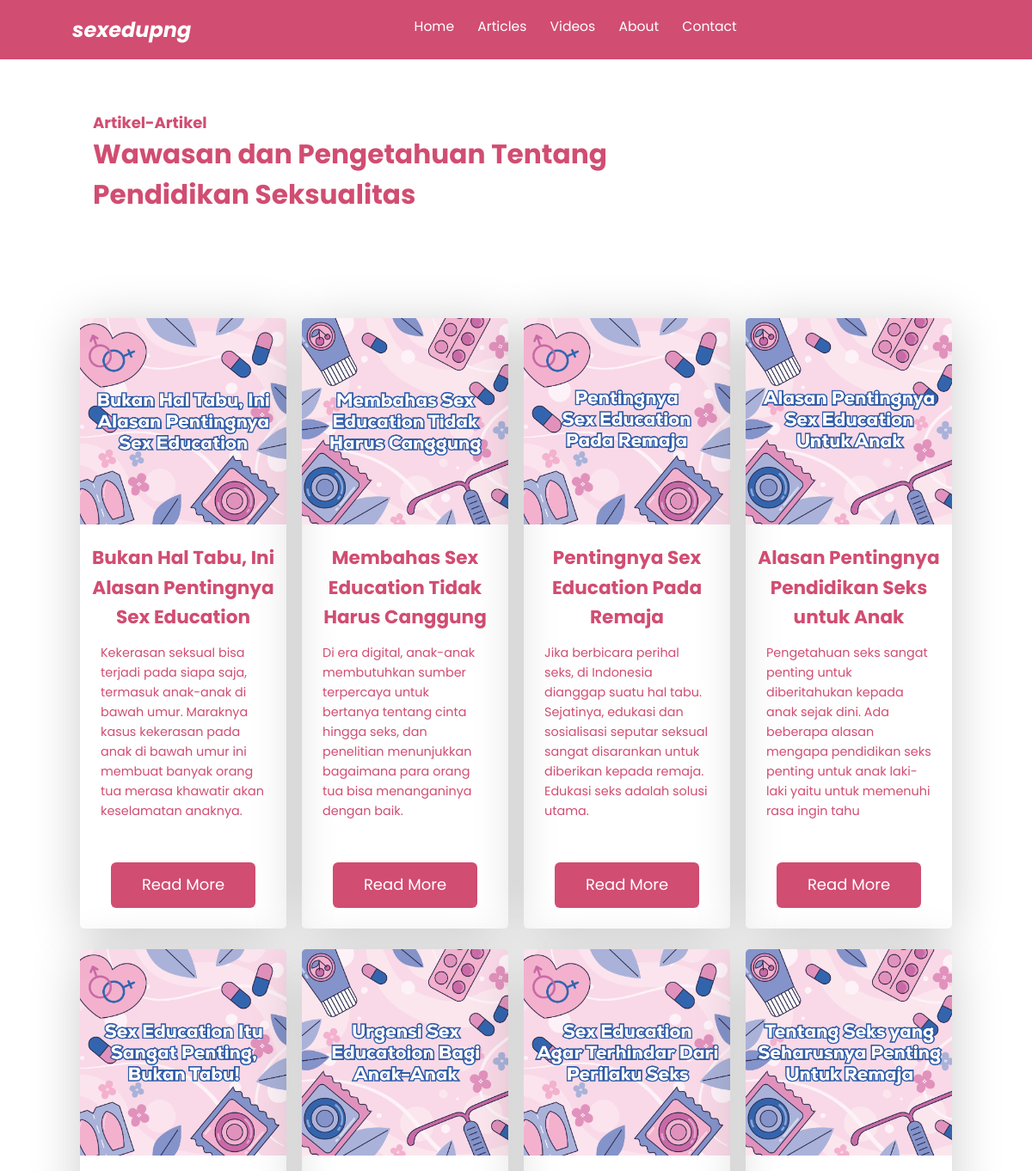
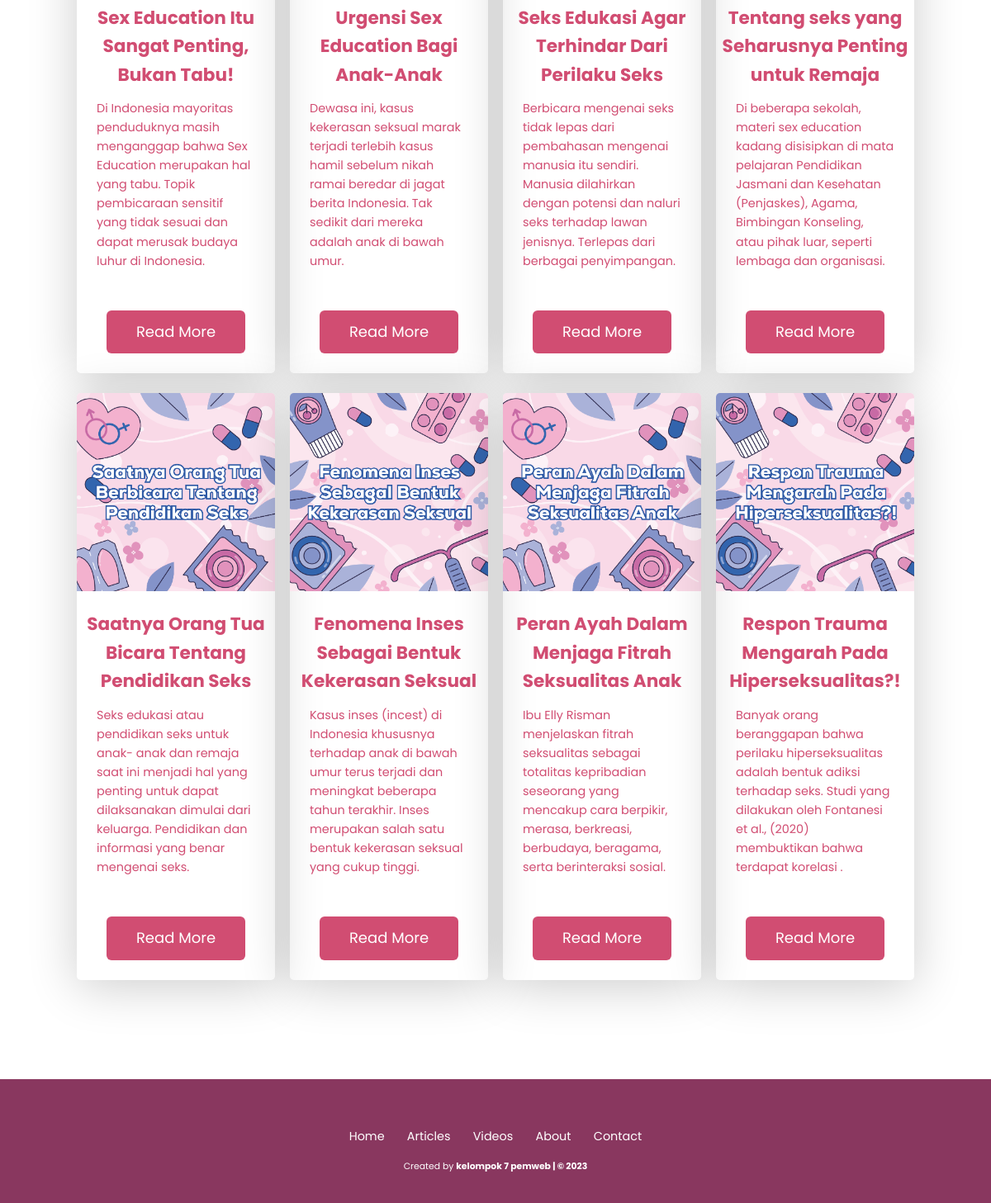
The app's page /article.php with its own data (2 pictures, top to bottom).
### tables this page shows
CREATE TABLE `article` (
  `id` int(11) NOT NULL,
  `title` varchar(100) NOT NULL,
  `synopsis` text NOT NULL,
  `description` longtext NOT NULL,
  `picture` varchar(250) NOT NULL,
  `source` varchar(200) NOT NULL
);

### functions.php (called while the page is built, shortened)
<?php
$conn = mysqli_connect("localhost", "root", "", "sex_education");
function query($query){
    global $conn;
    $result = mysqli_query($conn, $query);
    $rows = [];
    while($row = mysqli_fetch_assoc($result)){
        $rows[] = $row;
    }
    return $rows;
}
?>

### article.php (the view, shortened to what this page needs)
<?php
require 'functions.php';
$article = query("SELECT * FROM article");
?>
<!DOCTYPE html>
<html lang="en">
  <head>
    <link rel="stylesheet" href="css/style.css" />
  </head>
  <body>
    <nav class="navbar">
      <a href="index.php" class="navbar-logo">sexedupng</a>
      <div class="navbar-nav">
        <a href="index.php">Home</a>
        <a href="article.php">Articles</a>
        <a href="video.php">Videos</a>
        <a href="about.php">About</a>
        <a href="contact.php">Contact</a>
      </div>
    </nav>
    <section id="article-page" class="article-page">
        <main class="content">
            <h3>Artikel-Artikel</h3>
            <h2>Wawasan dan Pengetahuan Tentang <br> Pendidikan Seksualitas</h2>
        </main>
    </section>
    <section id="article" class="article">
      <div class="row">
        <?php $i = 1; ?>
        <?php foreach ($article as $row) : ?>
        <div class="content">
          <img src="img/article/<?= $row["picture"]; ?>" class="article-img" alt="" />
          <h4 class="sub-title"><?= $row["title"]; ?></h4>
          <p>
          <?= $row["synopsis"]; ?>
          </p>
          <a href="article/article<?= $i; ?>.php" class="btn">Read More</a>
        </div>
        <?php $i++; ?>
        <?php endforeach; ?>
      </div>
    </section>
    <footer>
      <div class="links">
        <a href="index.php">Home</a>
        <a href="article.php">Articles</a>
        <a href="video.php">Videos</a>
        <a href="about.php">About</a>
        <a href="contact.php">Contact</a>
      </div>
      <div class="credit">
        <p>
          Created by
          <a href="">kelompok 7 pemweb | &copy; 2023</a>
        </p>
      </div>
    </footer>
  </body>
</html>

### css/style.css (style rules this page uses)
:root { --primary: #d14d72; --bg: #fff; --second: #fcc8d1; }
* { font-family: "Poppins", sans-serif; margin: 0; padding: 0; box-sizing: border-box; outline: none; border: none; text-decoration: none; }
html { scroll-behavior: smooth; }
body { font-family: "Poppins", sans-serif; background-color: var(--bg); color: var(--primary); }
.navbar { display: flex; justify-content: space-between; align-items: center; padding: 1.4rem 7%; background-color: var(--primary); top: 0; left: 0; right: 0; z-index: 9999; }
.navbar .navbar-logo { font-size: 2rem; font-weight: 700; color: #fff; font-style: italic; }
.navbar .navbar-nav a { text-align: right; color: #fff; display: inline-block; font-size: 1.3rem; margin: 0 1rem; }
.navbar .navbar-nav a::after { content: ""; display: block; padding-bottom: 0.5rem; border-bottom: 0.1rem solid var(--bg); transform: scaleX(0); transition: 0.2s linear; }
.article { background-color: var(--bg); padding: 5rem 7% 5rem; position: relative; }
.article .row { display: flex; flex-wrap: wrap; }
.article .row .content { color: var(--primary); text-align: center; max-width: 20rem; margin: auto; margin-bottom: 2rem; line-height: 1.6; font-size: 1.8rem; box-shadow: 0 0.65rem 5rem hsla(0, 0%, 0%, 0.2); border-radius: 0.4rem; overflow: hidden; }
.article .row .content .article-img { width: 100%; }
.article .row .content .sub-title { padding-top: 1rem; margin-top: 2rem auto 0.5rem; }
.article .row .content p { text-align: left; padding: 1rem 2rem; font-size: 1.2rem; }
.article .row .content .btn { margin-top: 3rem; margin-bottom: 2rem; display: inline-block; padding: 1rem 3rem; font-size: 1.5rem; color: var(--bg); background-color: var(--primary); cursor: pointer; border-radius: 0.5rem; }
.article-page { background-color: var(--bg); display: flex; }
.article-page h3 { color: var(--primary); font-size: 1.5rem; }
.article-page h2 { color: var(--primary); text-align: left; font-size: 2.6rem; }
.article-page .content { padding-left: 9rem; padding-top: 5rem; align-items: center; text-align: left; }
.row { width: 100%; display: flex; justify-content: center; align-items: center; margin-top: 5rem; }
footer { background-color: #89375f; text-align: center; padding: 5rem 0 3rem; margin-top: 3rem; }
footer .links { margin-bottom: 1.4rem; }
footer .links a { color: var(--bg); padding: 0.7rem 1rem; font-size: 1.2rem; }
footer .credit { font-size: 0.9rem; }
footer .credit a { color: var(--bg); font-weight: 700; }
footer .credit p { color: var(--bg); }
@media (max-width: 1366px) { html { font-size: 75%; } }

### records on screen
article: picture (picture), title "Bukan Hal Tabu, Ini Alasan Pentingnya Sex Education", synopsis "Kekerasan seksual bisa terjadi pada siapa saja, termasuk anak-anak di bawah umur. Maraknya kasus kekerasan pada anak di bawah umur ini membuat banyak orang tua merasa khawatir akan keselamatan anaknya."
article: picture (picture), title "Membahas Sex Education Tidak Harus Canggung", synopsis "Di era digital, anak-anak membutuhkan sumber terpercaya untuk bertanya tentang cinta hingga seks, dan penelitian menunjukkan bagaimana para orang tua bisa menanganinya dengan baik."
article: picture (picture), title "Pentingnya Sex Education Pada Remaja", synopsis "Jika berbicara perihal seks, di Indonesia dianggap suatu hal tabu. Sejatinya, edukasi dan sosialisasi seputar seksual sangat disarankan untuk diberikan kepada remaja. Edukasi seks adalah solusi utama."
article: picture (picture), title "Alasan Pentingnya Pendidikan Seks untuk Anak", synopsis "Pengetahuan seks sangat penting untuk diberitahukan kepada anak sejak dini. Ada beberapa alasan mengapa pendidikan seks penting untuk anak laki-laki yaitu untuk memenuhi rasa ingin tahu"
article: picture (picture), title "Sex Education Itu Sangat Penting, Bukan Tabu!", synopsis "Di Indonesia mayoritas penduduknya masih menganggap bahwa Sex Education merupakan hal yang tabu. Topik pembicaraan sensitif yang tidak sesuai dan dapat merusak budaya luhur di Indonesia."
article: picture (picture), title "Urgensi Sex Education Bagi Anak-Anak", synopsis "Dewasa ini, kasus kekerasan seksual marak terjadi terlebih kasus hamil sebelum nikah ramai beredar di jagat berita Indonesia. Tak sedikit dari mereka adalah anak di bawah umur."
article: picture (picture), title "Seks Edukasi Agar Terhindar Dari Perilaku Seks", synopsis "Berbicara mengenai seks tidak lepas dari pembahasan mengenai manusia itu sendiri. Manusia dilahirkan dengan potensi dan naluri seks terhadap lawan jenisnya. Terlepas dari berbagai penyimpangan."
article: picture (picture), title "Tentang seks yang Seharusnya Penting untuk Remaja", synopsis "Di beberapa sekolah, materi sex education kadang disisipkan di mata pelajaran Pendidikan Jasmani dan Kesehatan (Penjaskes), Agama, Bimbingan Konseling, atau pihak luar, seperti lembaga dan organisasi."
article: picture (picture), title "Saatnya Orang Tua Bicara Tentang Pendidikan Seks", synopsis "Seks edukasi atau pendidikan seks untuk anak- anak dan remaja saat ini menjadi hal yang penting untuk dapat dilaksanakan dimulai dari keluarga. Pendidikan dan informasi yang benar mengenai seks."
article: picture (picture), title "Fenomena Inses Sebagai Bentuk Kekerasan Seksual", synopsis "Kasus inses (incest) di Indonesia khususnya terhadap anak di bawah umur terus terjadi dan meningkat beberapa tahun terakhir. Inses merupakan salah satu bentuk kekerasan seksual yang cukup tinggi."
article: picture (picture), title "Peran Ayah Dalam Menjaga Fitrah Seksualitas Anak", synopsis "Ibu Elly Risman menjelaskan fitrah seksualitas sebagai totalitas kepribadian seseorang yang mencakup cara berpikir, merasa, berkreasi, berbudaya, beragama, serta berinteraksi sosial."
article: picture (picture), title "Respon Trauma Mengarah Pada Hiperseksualitas?!", synopsis "Banyak orang beranggapan bahwa perilaku hiperseksualitas adalah bentuk adiksi terhadap seks. Studi yang dilakukan oleh Fontanesi et al., (2020) membuktikan bahwa terdapat korelasi ."
